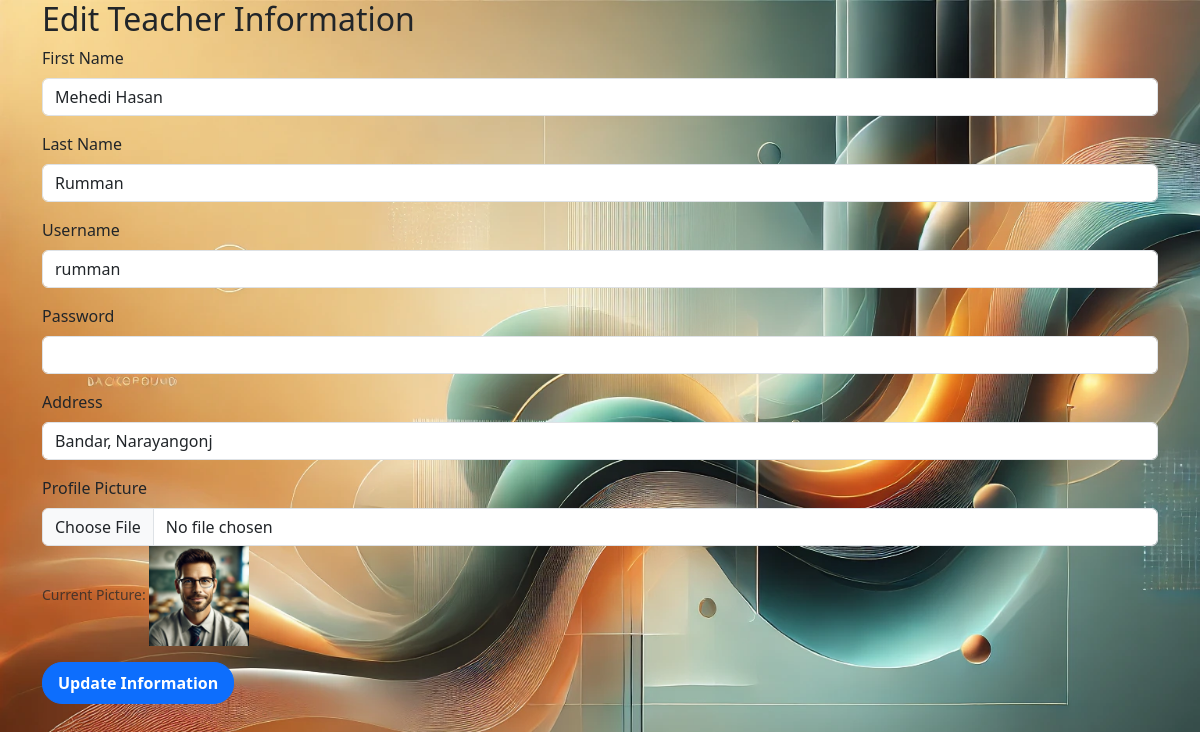
/Sirius/teacher/edit_info_teacher.php (signed in), run on the app's committed database.
### tables this page shows
CREATE TABLE `teacher` (
  `teacher_id` int(11) NOT NULL,
  `username` varchar(50) NOT NULL,
  `password` varchar(255) NOT NULL,
  `f_name` varchar(50) NOT NULL,
  `l_name` varchar(50) NOT NULL,
  `subject_code` int(3) NOT NULL,
  `class_code` varchar(255) DEFAULT NULL,
  `Address` varchar(300) DEFAULT NULL
);

CREATE TABLE `teacher_profiles` (
  `teacher_id` int(11) NOT NULL,
  `profile_picture` varchar(255) DEFAULT NULL
);

### Sirius/admin/data/teachers.php (called while the page is built, shortened)
<?php
function getTeachers($conct)
{
    $sql = "SELECT
        teacher.teacher_id,
        teacher.f_name,
        teacher.l_name,
        teacher.username,
        teacher.Address,
        teacher.class_code,
        teacher_profiles.profile_picture,
        class.class_name
    FROM
        teacher
    LEFT JOIN
        teacher_profiles ON teacher.teacher_id = teacher_profiles.teacher_id
    LEFT JOIN
        class ON teacher.class_code = class.class_code
    ORDER BY
        teacher.teacher_id";
    $stmt = $conct->prepare($sql);
    $stmt->execute();
    if ($stmt->rowCount() >= 1) {
        $teachers = $stmt->fetchAll(PDO::FETCH_ASSOC);
        return $teachers;
    } else {
        return 0;
    }
}
?>

### Sirius/teacher/edit_info_teacher.php (the view, shortened to what this page needs)
<?php
$teacher_id = $_SESSION['teacher_id'] ?? null;
include '../dbConnection.php';
include '../admin/data/teachers.php';
$teachers = getTeachers($conct);
$current_teacher = null;
foreach ($teachers as $teacher) {
    if ($teacher['teacher_id'] == $teacher_id) {
        $current_teacher = $teacher;
        break;
    }
}
?>
<!DOCTYPE html>
<html>
<head>
    <link href="https://cdnjs.cloudflare.com/ajax/libs/bootstrap/5.3.0/css/bootstrap.min.css" rel="stylesheet">
    <link rel="stylesheet" type="text/css" href="..\Css\Front.css">
    <link rel="stylesheet" href="https://cdnjs.cloudflare.com/ajax/libs/font-awesome/4.7.0/css/font-awesome.min.css">
</head>
<body class="teacher_home">
    <div class="container">
        <h2>Edit Teacher Information</h2>
        <form method="POST" enctype="multipart/form-data">
            <div class="mb-3">
                <label for="f_name" class="form-label">First Name</label>
                <input type="text" class="form-control" id="f_name" name="f_name"
                    value="<?php echo htmlspecialchars($current_teacher['f_name']); ?>" required>
            </div>
            <div class="mb-3">
                <label for="l_name" class="form-label">Last Name</label>
                <input type="text" class="form-control" id="l_name" name="l_name"
                    value="<?php echo htmlspecialchars($current_teacher['l_name']); ?>" required>
            </div>
            <div class="mb-3">
                <label for="username" class="form-label">Username</label>
                <input type="text" class="form-control" id="username" name="username"
                    value="<?php echo htmlspecialchars($current_teacher['username']); ?>" required>
            </div>
            <div class="mb-3">
                <label for="password" class="form-label">Password</label>
                <input type="password" class="form-control" id="password" name="password" required>
            </div>
            <div class="mb-3">
                <label for="Address" class="form-label">Address</label>
                <input type="text" class="form-control" id="Address" name="Address"
                    value="<?php echo htmlspecialchars($current_teacher['Address']); ?>" required>
            </div>
            <div class="mb-3">
                <label for="profile_picture" class="form-label">Profile Picture</label>
                <input type="file" class="form-control" id="profile_picture" name="profile_picture">
                <small class="form-text text-muted">Current Picture: <img
                        src="../images/<?php echo htmlspecialchars($current_teacher['profile_picture']); ?>"
                        alt="Profile Picture" style="width: 100px; height: auto;"></small>
            </div>
            <button type="submit" class="btn btn-primary">Update Information</button>
        </form>
    </div>
</body>
</html>

### Sirius/Css/Front.css (style rules this page uses)
.student_home, .teacher_home { background: url(../image/student.webp); background-size: cover; background-attachment: fixed; }
.btn { font-weight: bold; padding: 8px 15px; border-radius: 20px; transition: background-color 0.3s ease, transform 0.2s ease; }

### data on the page
teacher: f_name "Mehedi Hasan", l_name "Rumman", username "rumman", Address "Bandar, Narayangonj"
teacher_profiles: profile_picture (picture)
